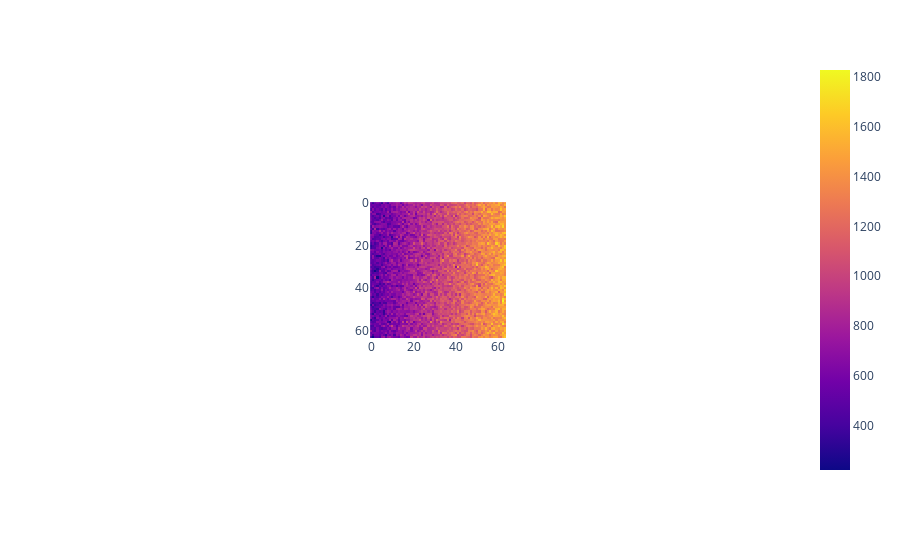
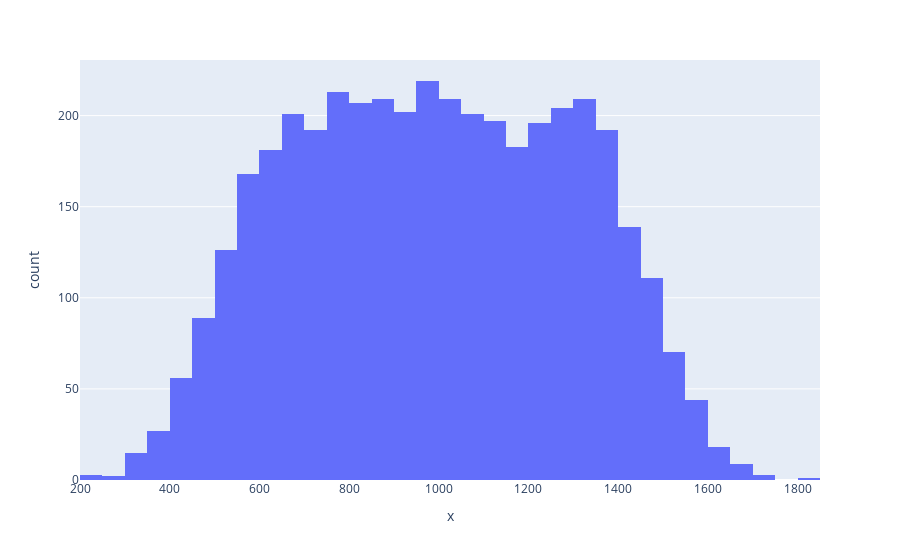

Source (notebook cell) for these figures, in order:
### Code cell
from nanopyx.core.transform.noise.randomNoise import addMixedGaussianPoissonNoise, addMixedGaussianPoissonNoise2

image = image_original.copy()
image_flat = image.ravel()
addMixedGaussianPoissonNoise2(image_flat, gaussSigma = 100, gaussMean = 500)

px.imshow(image).show()
px.histogram(x=image.flatten()).show()

### Figure 1 — Plotly figure (JSON) as saved in the notebook; plotly's stock layout.template omitted (floating-point values rounded to 4 significant figures; data arrays with more than 128 entries replaced by an {"elided": "..."} marker saying what was removed)
{"data": [{"coloraxis": "coloraxis", "hovertemplate": "x: %{x}<br>y: %{y}<br>color: %{z}<extra></extra>", "name": "0", "type": "heatmap", "xaxis": "x", "yaxis": "y", "z": {"elided": "64x64 float values"}}], "layout": {"autosize": true, "coloraxis": {"colorscale": [[0, "#0d0887"], [0.1111, "#46039f"], [0.2222, "#7201a8"], [0.3333, "#9c179e"], [0.4444, "#bd3786"], [0.5556, "#d8576b"], [0.6667, "#ed7953"], [0.7778, "#fb9f3a"], [0.8889, "#fdca26"], [1, "#f0f921"]]}, "margin": {"t": 60}, "xaxis": {"anchor": "y", "autorange": true, "constrain": "domain", "domain": [0.4052, 0.5948], "range": [-0.5, 63.5], "scaleanchor": "y"}, "yaxis": {"anchor": "x", "autorange": true, "constrain": "domain", "domain": [0, 1], "range": [63.5, -0.5]}}}

### Figure 2 — Plotly figure (JSON) as saved in the notebook; plotly's stock layout.template omitted (floating-point values rounded to 4 significant figures; data arrays with more than 128 entries replaced by an {"elided": "..."} marker saying what was removed)
{"data": [{"alignmentgroup": "True", "bingroup": "x", "hovertemplate": "x=%{x}<br>count=%{y}<extra></extra>", "legendgroup": "", "marker": {"color": "#636efa", "pattern": {"shape": ""}}, "name": "", "offsetgroup": "", "orientation": "v", "showlegend": false, "type": "histogram", "x": {"elided": "4096 float values"}, "xaxis": "x", "yaxis": "y"}], "layout": {"autosize": true, "barmode": "relative", "legend": {"tracegroupgap": 0}, "margin": {"t": 60}, "xaxis": {"anchor": "y", "autorange": true, "domain": [0, 1], "range": [200, 1850], "title": {"text": "x"}, "type": "linear"}, "yaxis": {"anchor": "x", "autorange": true, "domain": [0, 1], "range": [0, 230.5], "title": {"text": "count"}}}}
